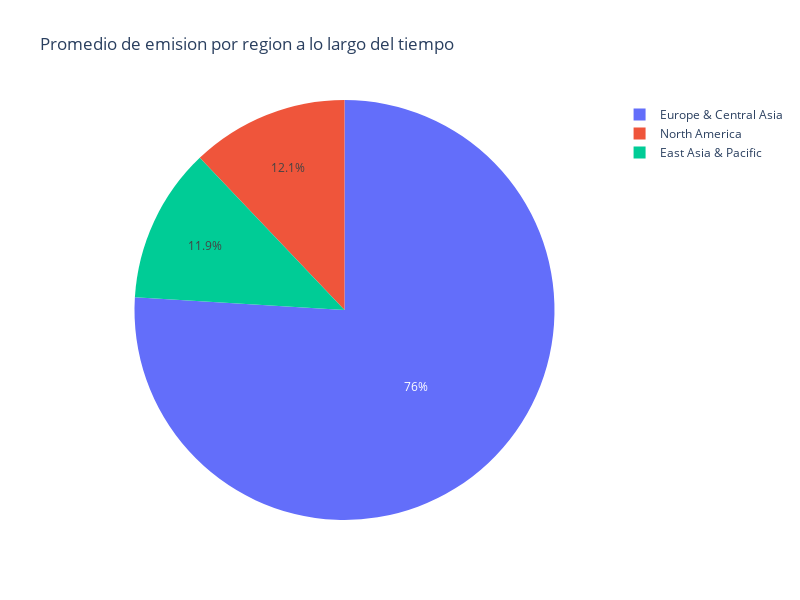

Notebook source saved alongside this figure:
### Code cell
#Grafico de torta para detemrinar el porcetaje promedio de emision de cada region de los paises miembros
fig = px.pie(df_kyoto, values=df_kyoto['Promedio'], names='Region',
             title=f'Promedio de emision por region a lo largo del tiempo', width=800, height=600)
fig.show()

### Figure 1 — Plotly figure (JSON) as saved in the notebook; plotly's stock layout.template omitted (floating-point values rounded to 4 significant figures)
{"data": [{"domain": {"x": [0, 1], "y": [0, 1]}, "hovertemplate": "Region=%{label}<br>Promedio=%{value}<extra></extra>", "labels": ["East Asia & Pacific", "Europe & Central Asia", "North America", "Europe & Central Asia", "Europe & Central Asia", "Europe & Central Asia", "Europe & Central Asia", "Europe & Central Asia", "Europe & Central Asia", "Europe & Central Asia", "Europe & Central Asia", "Europe & Central Asia", "Europe & Central Asia", "Europe & Central Asia", "Europe & Central Asia", "Europe & Central Asia", "East Asia & Pacific", "Europe & Central Asia", "Europe & Central Asia", "Europe & Central Asia", "Europe & Central Asia", "Europe & Central Asia", "East Asia & Pacific", "Europe & Central Asia", "Europe & Central Asia", "Europe & Central Asia", "Europe & Central Asia", "Europe & Central Asia", "Europe & Central Asia", "Europe & Central Asia", "North America"], "legendgroup": "", "name": "", "showlegend": true, "type": "pie", "values": [16.92, 7.948, 15.83, 11.34, 9.855, 9.186, 6.241, 12.6, 10.45, 5.564, 8.046, 7.683, 4.165, 5.233, 9.292, 6.865, 9.187, 5.847, 4.216, 21.27, 9.9, 7.71, 7.232, 8.191, 5.089, 4.486, 11.46, 7.034, 7.274, 5.342, 17.99]}], "layout": {"height": 600, "legend": {"tracegroupgap": 0}, "title": {"text": "Promedio de emision por region a lo largo del tiempo"}, "width": 800}}
